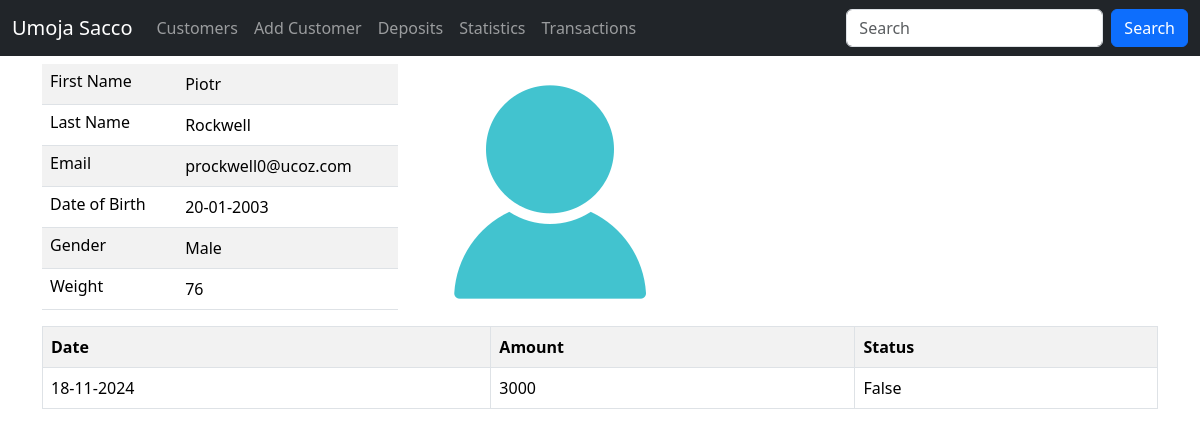
Page /customer/details/3 (signed in) on the committed database.
### sacco/models.py (models this page shows, shortened)
class Customer(models.Model):
    first_name = models.CharField(max_length=30)
    last_name = models.CharField(max_length=30)
    email = models.EmailField(unique=True)
    dob = models.DateField()
    gender = models.CharField(max_length=10)
    weight = models.IntegerField(default=0)
    created_at = models.DateTimeField(auto_now_add=True)
    updated_at = models.DateTimeField(auto_now=True)
    class Meta:
        db_table = 'customers'

class Deposit(models.Model):
    amount = models.IntegerField()
    status = models.BooleanField(default=False)
    customer = models.ForeignKey(Customer, on_delete=models.CASCADE)
    created_at = models.DateTimeField(auto_now_add=True)
    updated_at = models.DateTimeField(auto_now=True)
    class Meta:
        db_table = 'deposits'

### sacco/views.py (the view)
# urls.py: path('customer/details/<int:customer_id>', views.customer_details, name='customer_details'),
@login_required
@permission_required("sacco.view_customer", raise_exception=True)
def customer_details(request, customer_id):
    customer = Customer.objects.get(id=customer_id)
    deposits = Deposit.objects.filter(customer_id=customer_id)
    return render(request, "details.html", {"deposits": deposits, "customer": customer})

### templates/details.html (shortened to what this page needs)
{% extends 'master.html' %}
{% load static %}
{% block content %}
    <div class="container">
        <div class="row mt-2">
            <div class="col-sm-4">
                <table class="table table-striped">
                    <tr>
                        <td class="h6">First Name</td>
                        <td>{{ customer.first_name }}</td>
                    </tr>
                    <tr>
                        <td class="h6">Last Name</td>
                        <td>{{ customer.last_name }}</td>
                    </tr>
                    <tr>
                        <td class="h6">Email</td>
                        <td>{{ customer.email }}</td>
                    </tr>
                    <tr>
                        <td class="h6">Date of Birth</td>
                        <td>{{ customer.dob | date:"d-m-Y" }}</td>
                    </tr>
                    <tr>
                        <td class="h6">Gender</td>
                        <td>{{ customer.gender }}</td>
                    </tr>
                    <tr>
                        <td class="h6">Weight</td>
                        <td>{{ customer.weight }}</td>
                    </tr>
                </table>
            </div>
            <div class="col-sm-4">
                <img src="{% static 'profile.png' %}" alt="">
            </div>
            <div>
                <table class="table table-bordered table-striped">
                    <tr>
                        <th>Date</th>
                        <th>Amount</th>
                        <th>Status</th>
                    </tr>
                    {% for depo in deposits %}
                    	<tr>
                        <td>{{ depo.created_at | date:"d-m-Y" }}</td>
                        <td>{{ depo.amount }}</td>
                        <td>{{ depo.status }}</td>
                        </tr>
                    {% endfor %}
                </table>
            </div>
        </div>
    </div>
{% endblock %}

### rows in the picture
Customer: first_name "Piotr", last_name "Rockwell", email "prockwell0@ucoz.com", dob "20-01-2003", gender "Male", weight "76"
Deposit: created_at "18-11-2024", amount "3000", status "False"
